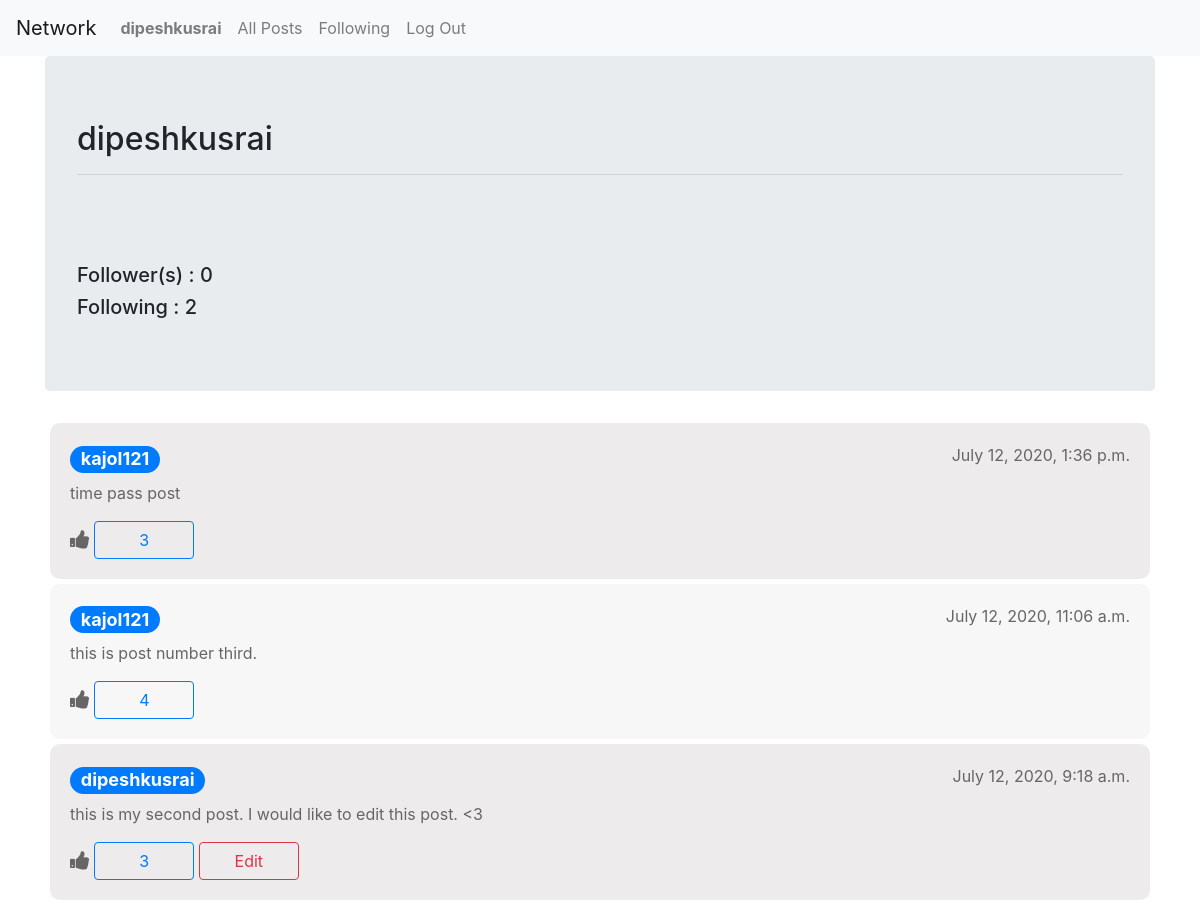
/following/dipesh318 (signed in), run on the app's committed database.
### network/models.py (models this page shows)
class User(AbstractUser):
    pass

class post(models.Model):
    user = models.CharField(max_length=20)
    content = models.CharField(max_length=320)
    time = models.DateTimeField(auto_now=True, blank=True)

### network/views.py (the view)
# urls.py: path("following/<str:user>",views.following_page, name="following"),
def following_page(request, user):
    if not request.user.is_authenticated:
        return HttpResponseRedirect(reverse("login"))
    check = following.objects.filter(user =  user)
    usernames = [p.following for p in check]
    result = post.objects.filter(user__in = usernames)
    print(usernames)
    ids = [p.id for p in result]
    content = [p.content for p in result]
    user = [p.user for p in result]
    time = [p.time for p in result]
    likes =[0]*len(ids)
    for i in range(len(ids)):
        likeCount = like.objects.filter(post_id=ids[i])
        likes[i] = len(likeCount)
    posts = []
    followed_by = following.objects.filter(following = user)
    for i in reversed(range(len(content))):
        posts.append({'id' : ids[i],'user' : user[i], 'content' : content[i], 'time' : time[i], 'likes': likes[i]})
    paginator = Paginator(posts,10)
    page = request.GET.get('page')
    posts = paginator.get_page(page)
    return render(request, "network/following_page.html" ,{
        'posts' : posts,
        'follow' : len(check),
        'followed_by' : len(followed_by)
    })

### network/templates/network/following_page.html (shortened to what this page needs)
{% extends "network/layout.html" %}
{% block body %}
<div class="container">
    <div class="jumbotron">
        <h2>{{user}}</h2>
        <hr>
        <br>
        <br>
        <br>
        <h5>Follower(s) : <span id="followerCount">{{followed_by}}</span>  </h5>
        <h5>Following : <span id="followingCount">{{follow}}</span></h5>
    </div>
    <div class="display">
        {% for post in posts%}
            <div class="post">
                <p class="float-right">{{post.time}}</p>
                <h4><a href="{% url 'profile' post.user  %}" class="badge badge-pill badge-primary">{{post.user}}</a></h4>
                <div>
                    <p >{{post.content}}</p>
                    <span style="height: 100px;"><i class='fa fa-thumbs-up fa-lg'></i></span>
                    <input type="button" data-post="{{post.id}}" data-user="{{user.get_username}}" class="btn btn-outline-primary btn-md like_btn" style="width: 100px;" value="{{post.likes}}">
                    {% if post.user == user.get_username %}
                        <button type="button" class="btn btn-outline-danger btn-md" style="width: 100px;">Edit</button>
                    {%endif%}
                </div>
            </div>
        {%endfor%}
    </div>
</div>
{% endblock %}

### network/templates/network/layout.html (shortened to what this page needs)
{% load static %}
<!DOCTYPE html>
<html lang="en">
    <head>
        <link rel="stylesheet" href="https://stackpath.bootstrapcdn.com/bootstrap/4.4.1/css/bootstrap.min.css">
        <link href="{% static 'network/styles.css' %}" rel="stylesheet">
        <link href="https://stackpath.bootstrapcdn.com/font-awesome/4.7.0/css/font-awesome.min.css" rel="stylesheet">
    </head>
    <body>
        <nav class="navbar navbar-expand-lg navbar-light bg-light">
            <a class="navbar-brand" href="{% url 'index' %}">Network</a>
            <div>
              <ul class="navbar-nav mr-auto">
                {% if request.user.is_authenticated %}
                    <li class="nav-item">
                        <a class="nav-link" href="{% url 'profile' request.user.username  %}"><strong>{{ request.user.username }}</strong></a>
                    </li>
                {% endif %}
                <li class="nav-item">
                  <a class="nav-link" href="{% url 'index' %}">All Posts</a>
                </li>
                {% if request.user.is_authenticated %}
                    <li class="nav-item">
                        <a class="nav-link" href="{% url 'following'  request.user.username  %}">Following</a>
                    </li>
                    <li class="nav-item">
                        <a class="nav-link" href="{% url 'logout' %}">Log Out</a>
                    </li>
                {% endif %}
              </ul>
            </div>
          </nav>
        <div class="body">
            {% block body %}
            {% endblock %}
        </div>
    </body>
</html>

### network/static/network/styles.css (style rules this page uses)
.post { padding: 20px; margin: 5px; background : #edebeb; color: #666; border-radius: 10px; }
.post:nth-of-type(even) { background: #f7f7f7; }

### data on the page
User: user.username "dipeshkusrai", username "dipeshkusrai"
post: time "July 12, 2020, 1:36 p.m.", user "kajol121", content "time pass post"
post: time "July 12, 2020, 11:06 a.m.", user "kajol121", content "this is post number third."
post: time "July 12, 2020, 9:18 a.m.", user "dipeshkusrai", content "this is my second post. I would like to edit this post. <3"

### other printed values
{{ followed_by }} "0"
{{ follow }} "2"
